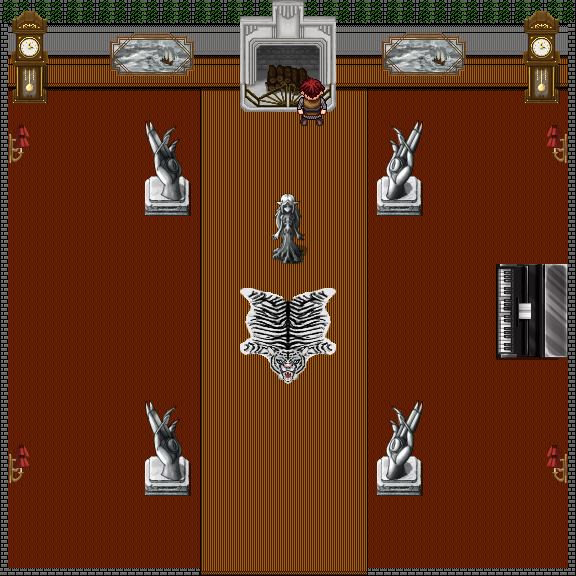

This is a level from a 2D game, rendered from its Tiled map with the project's own tilesets. A one-line summary and the map file follow, with tile-layer data summarised:
An orthogonal 72x72 tile map with 8x8 px tiles, 18 tile layers (base, walls, photos, tiger, ...), 7 tilesets.

<map version="1.10" tiledversion="1.10.2" orientation="orthogonal" renderorder="right-down" width="72" height="72" tilewidth="8" tileheight="8" infinite="0" nextlayerid="23" nextobjectid="1">
 <editorsettings>
  <export target="steg.json" format="json" />
 </editorsettings>
 <tileset firstgid="1" name="$piano" tilewidth="8" tileheight="8" tilecount="2112" columns="44">
  <image source="$piano.png" width="357" height="384" />
 </tileset>
 <tileset firstgid="2113" name="cyanide_artdeco1s8kzn" tilewidth="8" tileheight="8" tilecount="9216" columns="96">
  <image source="cyanide_artdeco1s8kzn.png" width="768" height="768" />
 </tileset>
 <tileset firstgid="11329" name="cyanide_tilemix_14twj2p" tilewidth="8" tileheight="8" tilecount="9216" columns="96">
  <image source="cyanide_tilemix_14twj2p.png" width="768" height="768" />
 </tileset>
 <tileset firstgid="20545" name="Cyanide-Noble-Interior-1" tilewidth="8" tileheight="8" tilecount="9216" columns="96">
  <image source="Cyanide-Noble-Interior-1.png" width="768" height="768" />
 </tileset>
 <tileset firstgid="29761" name="NES Mansion Tile Set (1)" tilewidth="8" tileheight="8" tilecount="1680" columns="40">
  <image source="NES Mansion Tile Set (1).png" width="320" height="336" />
 </tileset>
 <tileset firstgid="31441" name="V4zq3dm - Imgur" tilewidth="8" tileheight="8" tilecount="3456" columns="72">
  <image source="V4zq3dm - Imgur.png" width="576" height="384" />
 </tileset>
 <tileset firstgid="34897" name="universal-lpc-sprite_male_01_full" tilewidth="8" tileheight="8" tilecount="17472" columns="104">
  <image source="universal-lpc-sprite_male_01_full.png" width="832" height="1344" />
 </tileset>
 <layer id="1" name="base" width="72" height="72">
  <data>[5184 cells, 4587 non-empty, 23 distinct tile ids]</data>
 </layer>
 <layer id="2" name="walls" width="72" height="72">
  <data>[5184 cells, 742 non-empty, 17 distinct tile ids]</data>
 </layer>
 <layer id="4" name="photos" width="72" height="72">
  <data>[5184 cells, 164 non-empty, 73 distinct tile ids]</data>
 </layer>
 <layer id="3" name="tiger" width="72" height="72">
  <data>[5184 cells, 146 non-empty, 146 distinct tile ids]</data>
 </layer>
 <layer id="5" name="statue1" width="72" height="72">
  <data>[5184 cells, 30 non-empty, 30 distinct tile ids]</data>
 </layer>
 <layer id="6" name="statue2" width="72" height="72">
  <data>[5184 cells, 30 non-empty, 30 distinct tile ids]</data>
 </layer>
 <layer id="7" name="statue3" width="72" height="72">
  <data>[5184 cells, 30 non-empty, 30 distinct tile ids]</data>
 </layer>
 <layer id="8" name="statue4" width="72" height="72">
  <data>[5184 cells, 30 non-empty, 30 distinct tile ids]</data>
 </layer>
 <layer id="9" name="answer" width="72" height="72">
  <data>[5184 cells, 13 non-empty, 13 distinct tile ids]</data>
 </layer>
 <layer id="10" name="piano" width="72" height="72">
  <data>[5184 cells, 108 non-empty, 108 distinct tile ids]</data>
 </layer>
 <layer id="11" name="others" width="72" height="72">
  <data>[5184 cells, 288 non-empty, 228 distinct tile ids]</data>
 </layer>
 <layer id="12" name="boss" width="72" height="72">
  <data>[5184 cells, 26 non-empty, 26 distinct tile ids]</data>
 </layer>
 <layer id="17" name="statue1Top" width="72" height="72">
  <data>[5184 cells, 35 non-empty, 35 distinct tile ids]</data>
 </layer>
 <layer id="18" name="statue2Top" width="72" height="72">
  <data>[5184 cells, 42 non-empty, 42 distinct tile ids]</data>
 </layer>
 <layer id="19" name="statue3Top" width="72" height="72">
  <data>[5184 cells, 42 non-empty, 42 distinct tile ids]</data>
 </layer>
 <layer id="20" name="statue4Top" width="72" height="72">
  <data>[5184 cells, 42 non-empty, 42 distinct tile ids]</data>
 </layer>
 <layer id="21" name="answerTop" width="72" height="72">
  <data>[5184 cells, 36 non-empty, 36 distinct tile ids]</data>
 </layer>
 <layer id="22" name="lamps" width="72" height="72">
  <data>[5184 cells, 96 non-empty, 24 distinct tile ids]</data>
 </layer>
</map>
